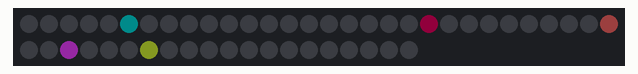
Recording of a sketch running on a simulated Arduino Uno, built with avr-gcc and run on an emulated ATmega328P. On the bench: 50 RGB LEDs in strip order, left to right, continuing on the next row. Dim RGB values are drawn brighter than linear; random numbers use the default seed unless the sketch sets one.

Above: at 0.02 s.
At 5.0 s:
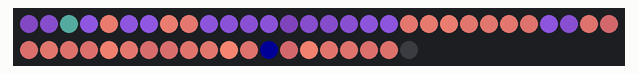
At 10.06 s:
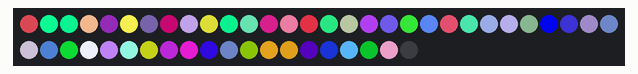
At 20.0 s:
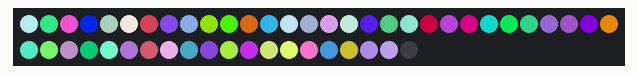
At 29.95 s:
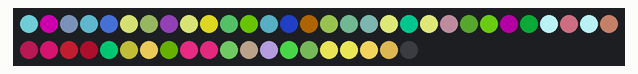
At 39.95 s:
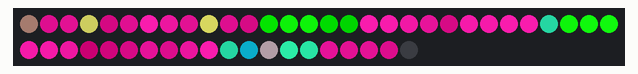

The sketch:

art_in_motion.ino
```cpp
#include <Adafruit_NeoPixel.h>

#define PIN 6

Adafruit_NeoPixel strip = Adafruit_NeoPixel(50, PIN, NEO_GRB + NEO_KHZ800);

int wait = 40;
int lifetime = 40;

// The light strand is set up in a snaking fashion to create
// the grid. This is the encoding for how that is.
int indexCoding[7][7] = { {  0, 1,  2,  3,  4,  5,  6, },
                          { 13, 12, 11, 10,  9,  8,  7 },
                          { 14, 15, 16, 17, 18, 19, 20 },
                          { 27, 26, 25, 24, 23, 22, 21 },
                          { 28, 29, 30, 31, 32, 33, 34 },
                          { 41, 40, 39, 38, 37, 36, 35 },
                          { 42, 43, 44, 45, 46, 47, 48 } };

// This matrix holds the R, G, B, R_step, G_step, B_step, and
// number of steps lived for each position
int lightValues[7][7][7];

void setup() {
  Serial.begin(9600);
  randomSeed(analogRead(0));
  strip.begin();
  strip.show();
}

void loop() {
  growCurrentLife();
  createSpontaneousLife();
  updateLife();
  strip.show();
  delay(wait);
}

void growCurrentLife() {
  for(int i=0; i<7; i++) {
    for(int j=0; j<7; j++) {
      int nSteps = lightValues[i][j][6];
      int R = lightValues[i][j][0];
      int G = lightValues[i][j][1];
      int B = lightValues[i][j][2];
      // Don't want the pixel to be too old and being greater
      // than 0 makes sure we don't grow brand new life
      if(nSteps<10 && nSteps>0) {
        // Get neighboring pixels
        if(i>0) { processNeighbor(i-1, j, R, G, B); }
        if(i>0 && j>0) { processNeighbor(i-1, j-1, R, G, B); }
        if(i>0 && j<6) { processNeighbor(i-1, j+1, R, G, B); }
        if(j>0) { processNeighbor(i, j-1, R, G, B); }
        if(j<6) { processNeighbor(i, j+1, R, G, B); }
        if(i<6 && j>0) { processNeighbor(i+1, j-1, R, G, B); }
        if(i<6) { processNeighbor(i+1, j, R, G, B); }
        if(i<6 && j<6) { processNeighbor(i+1, j+1, R, G, B); }
      }
    }
  }
}

void processNeighbor(int i, int j, int R, int G, int B) {
  int checkR = lightValues[i][j][0];
  int checkG = lightValues[i][j][1];
  int checkB = lightValues[i][j][2];
  int checkSteps = lightValues[i][j][6];

  if((checkR==0 && checkG==0 && checkB==0) || checkSteps>20) {
    int rand = random(200);
    if(rand<20) {
      int stepR = calculateStep(R);
      int stepG = calculateStep(G);
      int stepB = calculateStep(B);
      lightValues[i][j][0] = R;
      lightValues[i][j][1] = G;
      lightValues[i][j][2] = B;
      lightValues[i][j][3] = stepR;
      lightValues[i][j][4] = stepG;
      lightValues[i][j][5] = stepB;
      lightValues[i][j][6] = 0;
    }
  }
}

int calculateStep(int val) {
  int step = val / lifetime;
  if(step==0) { step = 1; }
  return step;
}

void createSpontaneousLife() {
  for(int i=0; i<7; i++) {
    for(int j=0; j<7; j++) {
      int R = lightValues[i][j][0];
      int G = lightValues[i][j][1];
      int B = lightValues[i][j][2];

      if(R==0 && G==0 && B==0) {
        int rand = random(200);
        if(rand<25) {
          R = random(256);
          G = random(256);
          B = random(256);
          int stepR = calculateStep(R);
          int stepG = calculateStep(G);
          int stepB = calculateStep(B);
          lightValues[i][j][0] = R;
          lightValues[i][j][1] = G;
          lightValues[i][j][2] = B;
          lightValues[i][j][3] = stepR;
          lightValues[i][j][4] = stepG;
          lightValues[i][j][5] = stepB;
          lightValues[i][j][6] = -40;
        }
      }
    }
  }
}

int calculatePixel(int val, int stepVal, int nSteps) {
  int pixelValue = val - stepVal * abs(nSteps);
  if(pixelValue<0) { pixelValue = 0; }
  return pixelValue;
}

void updateLife() {
  for(int i=0; i<7; i++) {
    for(int j=0; j<7; j++) {
      int R = lightValues[i][j][0];
      int G = lightValues[i][j][1];
      int B = lightValues[i][j][2];
      int stepR = lightValues[i][j][3];
      int stepG = lightValues[i][j][4];
      int stepB = lightValues[i][j][5];
      int nSteps = lightValues[i][j][6];

      int mappedIndex = indexCoding[i][j];

      int calcR = calculatePixel(R, stepR, nSteps);
      int calcG = calculatePixel(G, stepG, nSteps);
      int calcB = calculatePixel(B, stepB, nSteps);
      strip.setPixelColor(mappedIndex, calcR, calcG, calcB);

      if(calcR==0 && calcG==0 && calcB==0) {
       lightValues[i][j][0] = 0;
       lightValues[i][j][1] = 0;
       lightValues[i][j][2] = 0;
       lightValues[i][j][3] = 0;
       lightValues[i][j][4] = 0;
       lightValues[i][j][5] = 0;
       lightValues[i][j][6] = 0;
      }
      else {
        lightValues[i][j][6]++;
      }
    }
  }
}
```
